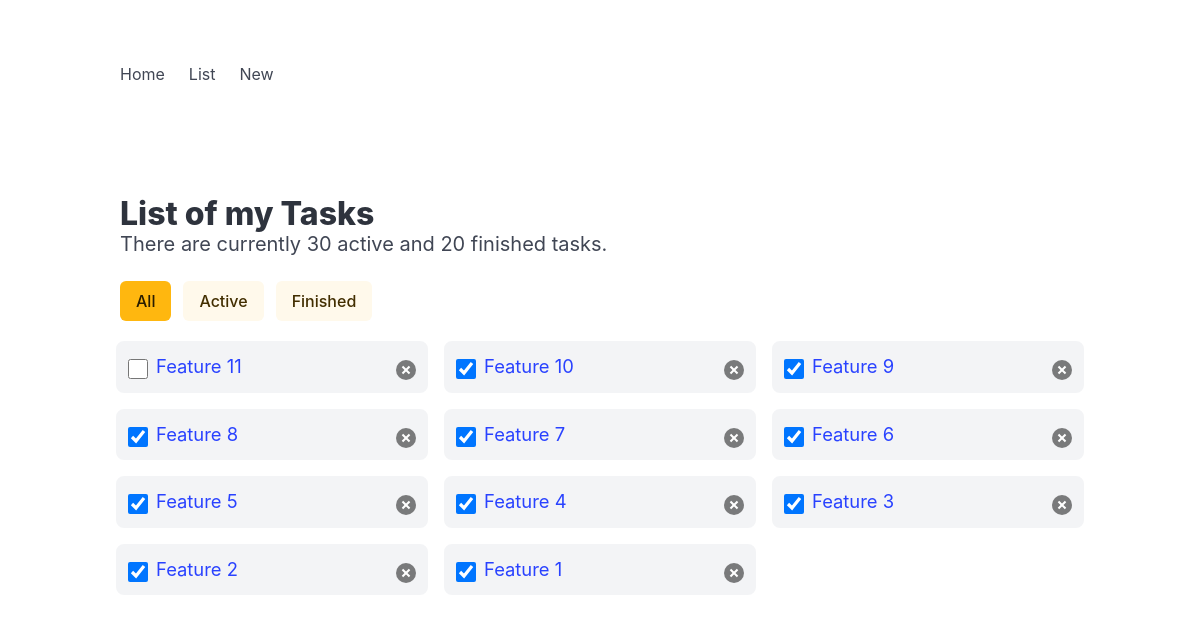
The page /todo/list/ (signed in) on the database as committed earlier.
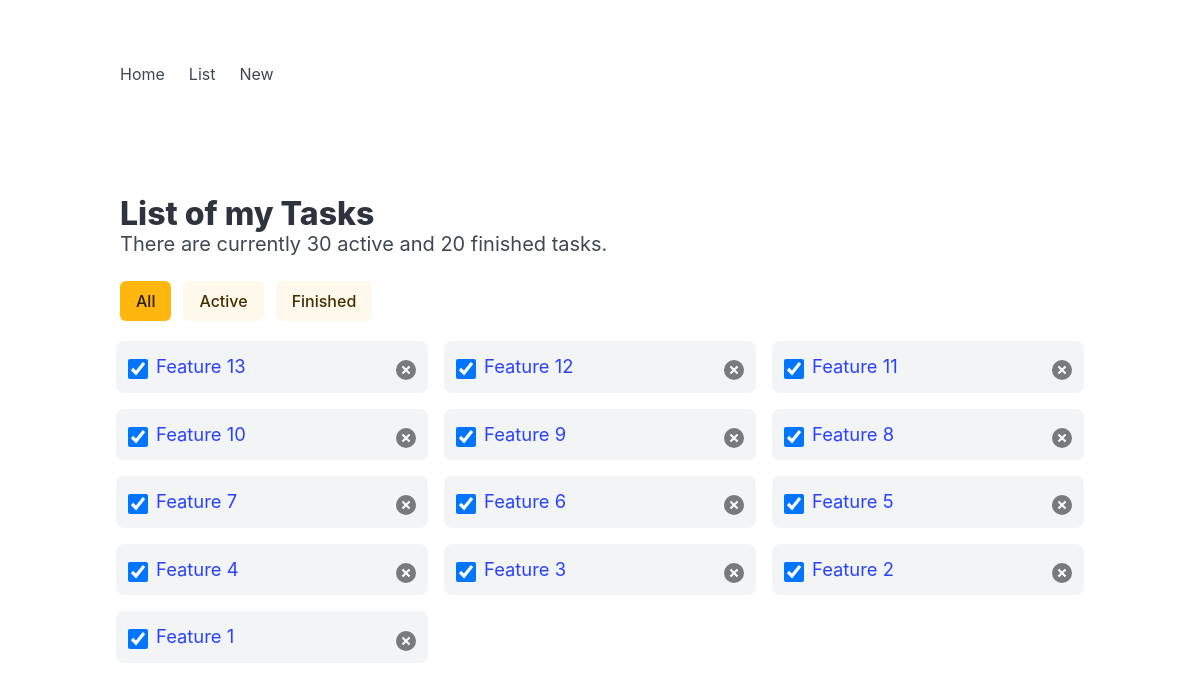
The same page on the database as committed later.
### todo/models.py (models this page shows, shortened)
class Task(models.Model):
    user = models.ForeignKey(User, on_delete=models.CASCADE)
    title = models.CharField(max_length=100)
    desc = models.CharField(max_length=500)
    is_finished = models.BooleanField(default=False)
    finished_dt = models.DateTimeField(blank=True, null=True)
    dead_line_dt = models.DateTimeField(blank=True, null=True)
    create_dt = models.DateTimeField(auto_now_add=True)
    update_dt = models.DateTimeField(auto_now=True)

### todo/views.py (the view)
# urls.py: path('list/', views.todo_list, name='list'),
def todo_list(request):
    if request.user.is_authenticated:
        tasks = Task.objects.filter(user=request.user).order_by('-id')[0:100]
        context = {'tasks': tasks}
        return render(request, 'todo/list.html', context)
    else:
        return redirect('/todo')

### todo/templates/todo/list.html (shortened to what this page needs)
<!DOCTYPE html>
<html>
  <head>
    <link rel="stylesheet" href="https://cdn.jsdelivr.net/npm/bulma@1.0.2/css/bulma.min.css">
  </head>
  <body>
    {% include 'todo/includes/nav.html' %}
  <section class="section">
    <div class="container">
      <h1 class="title">List of my Tasks</h1>
      <p class="subtitle">There are currently 30 active and 20 finished tasks.</p>
      <div class="buttons">
        <a href="{{ request.path }}" class="button is-warning {% if 'active' in request.GET or 'finished' in request.GET %} is-light{% endif %}">All</a>
        <a href="{{ request.path }}?active" class="button is-warning {% if 'active' not in request.GET %} is-light{% endif %}">Active</a>
        <a href="{{ request.path }}?finished" class="button is-warning {% if 'finished' not in request.GET %} is-light{% endif %}">Finished</a>
      </div>
      {% if tasks %}
      <ul class="columns is-multiline" id="list">
        {% for task in tasks %}
          <li class="column is-4">
            <input type="checkbox" {% if task.is_finished %} checked {% endif %} title="Finish">
            <div>
              <a href="{% url 'todo:detail' number=task.id %}">{{ task.title }}</a>
              <br>
            </div>
            <button class="delete" title="Remove"></button>
          </li>
        {% endfor %}
        </ul>
      {% else %}
      <p class="is-size-5">No task to show here.</p>
      {% endif %}
    </div>
  </section>
  </body>
</html>

### todo/templates/todo/includes/nav.html (shortened to what this page needs)
<section class="section">
    <div class="container">
      <nav class="navbar" role="navigation" aria-label="main navigation">
        <div class="navbar-brand">
            <a class="navbar-item" href="{% url 'todo:index' %}">Home</a>
            <a class="navbar-item" href="{% url 'todo:list' %}">List</a>
            <a class="navbar-item" href="{% url 'todo:new' %}">New</a>
        </div>
    </nav>
    </div>
  </section>

### todo/templates/todo/list.html (style rules this page uses)
input[type="checkbox"] { width: 1.5em; height: 1.5em; cursor: pointer; }
#list > li { display: flex; gap: .5em; align-items: start; background: var(--bulma-background); border: .5em solid var(--bulma-scheme-main); border-radius: 1em; }
#list > li input { flex-shrink: 0; }
#list > li input, #list > li button { margin-top: .45em; }
#list > li div { font-size: 1.15em; flex-grow: 1; flex-shrink: 1; }

Rows that differ between the two databases and show on the page:
added Task: is_finished "☑", title "Feature 13"
added Task: is_finished "☑", title "Feature 12"
changed Task "Feature 11": is_finished "☐" → "☑"
